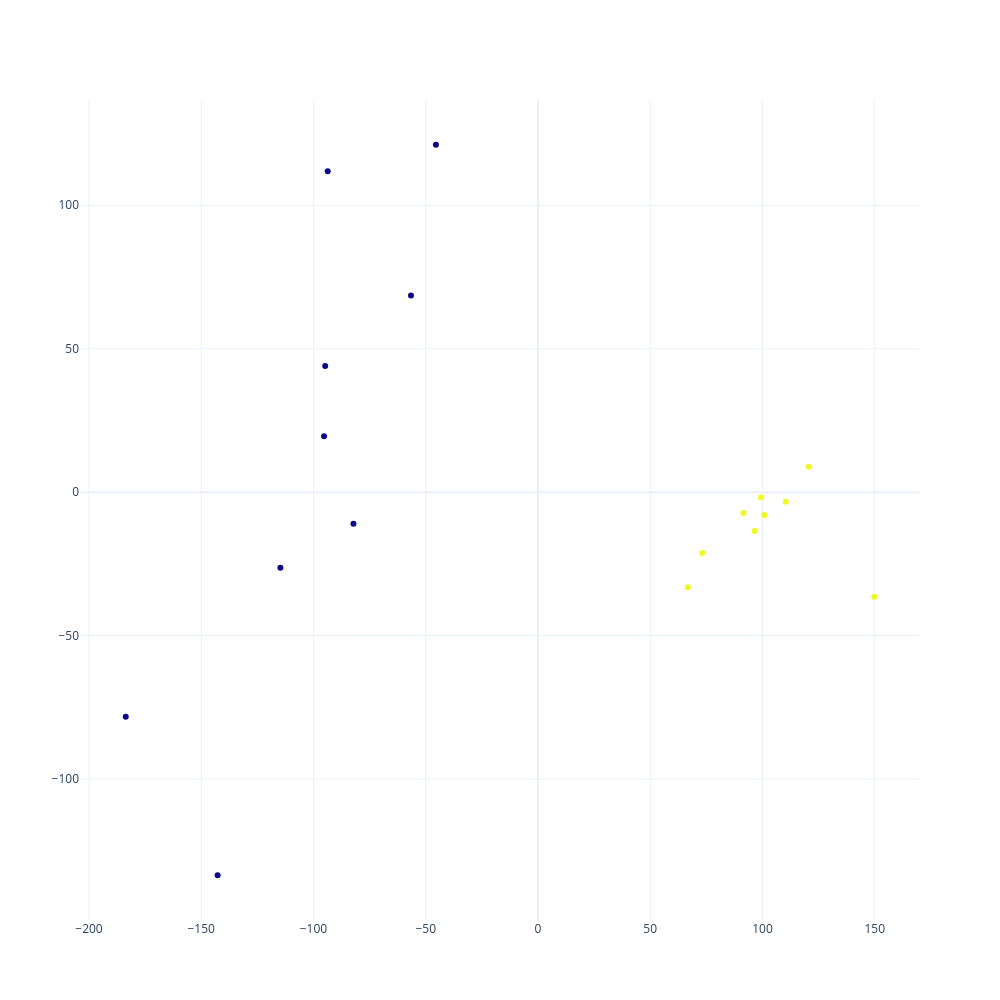

This figure's notebook cell:
### Code cell
cluster_outliers(final_log, meta, 'Cell_state')

### Figure 1 — Plotly figure (JSON) as saved in the notebook; plotly's stock layout.template omitted (floating-point values rounded to 4 significant figures)
{"data": [{"marker": {"color": [3, 3, 3, 2, 2, 2, 3, 3, 3, 2, 2, 2, 3, 3, 3, 2, 2, 2]}, "mode": "markers", "text": ["B1-1", "B1-2", "B1-3", "B2-1", "B2-2", "B2-3", "C1-1", "C1-2", "C1-3", "C2-1", "C2-2", "C2-3", "H1-1", "H1-2", "H1-3", "H2-1", "H2-2", "H2-3"], "type": "scatter", "x": [66.73, 110.4, 120.6, -94.77, -93.66, -56.55, 99.33, 100.8, 91.59, -142.7, -183.6, -95.27, 149.8, 96.54, 73.21, -114.7, -45.46, -82.19], "y": [-33.16, -3.325, 8.889, 43.96, 111.9, 68.59, -1.838, -7.949, -7.234, -133.5, -78.29, 19.5, -36.44, -13.53, -21.24, -26.36, 121.1, -10.99]}], "layout": {"autosize": false, "height": 1000, "width": 1000}}
